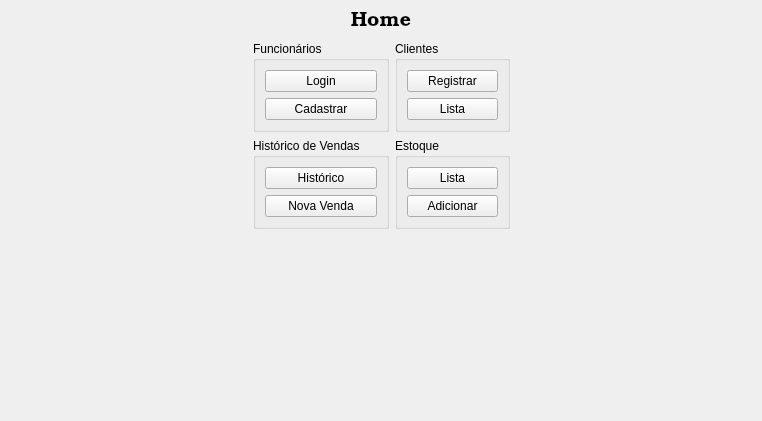
<?xml version="1.0" encoding="UTF-8"?>
<ui version="4.0">
 <class>Form</class>
 <widget class="QWidget" name="Form">
  <property name="geometry">
   <rect>
    <x>0</x>
    <y>0</y>
    <width>762</width>
    <height>421</height>
   </rect>
  </property>
  <property name="windowTitle">
   <string>Form</string>
  </property>
  <layout class="QVBoxLayout" name="verticalLayout_9">
   <item>
    <widget class="QLabel" name="label">
     <property name="font">
      <font>
       <family>Bookman Old Style</family>
       <pointsize>15</pointsize>
      </font>
     </property>
     <property name="text">
      <string>&lt;html&gt;&lt;head/&gt;&lt;body&gt;&lt;p align=&quot;center&quot;&gt;Home&lt;/p&gt;&lt;/body&gt;&lt;/html&gt;</string>
     </property>
    </widget>
   </item>
   <item>
    <layout class="QHBoxLayout" name="horizontalLayout">
     <item>
      <spacer name="horizontalSpacer">
       <property name="orientation">
        <enum>Qt::Horizontal</enum>
       </property>
       <property name="sizeHint" stdset="0">
        <size>
         <width>40</width>
         <height>20</height>
        </size>
       </property>
      </spacer>
     </item>
     <item>
      <layout class="QGridLayout" name="gridLayout">
       <item row="0" column="0">
        <widget class="QGroupBox" name="groupBox">
         <property name="title">
          <string>Funcionários</string>
         </property>
         <layout class="QVBoxLayout" name="verticalLayout_5">
          <item>
           <layout class="QVBoxLayout" name="verticalLayout">
            <item>
             <widget class="QPushButton" name="login">
              <property name="text">
               <string>Login</string>
              </property>
             </widget>
            </item>
            <item>
             <widget class="QPushButton" name="cadastro">
              <property name="text">
               <string>Cadastrar</string>
              </property>
             </widget>
            </item>
           </layout>
          </item>
         </layout>
        </widget>
       </item>
       <item row="0" column="1">
        <widget class="QGroupBox" name="groupBox_2">
         <property name="title">
          <string>Clientes</string>
         </property>
         <layout class="QVBoxLayout" name="verticalLayout_6">
          <item>
           <layout class="QVBoxLayout" name="verticalLayout_2">
            <item>
             <widget class="QPushButton" name="registro">
              <property name="minimumSize">
               <size>
                <width>91</width>
                <height>0</height>
               </size>
              </property>
              <property name="text">
               <string>Registrar</string>
              </property>
             </widget>
            </item>
            <item>
             <widget class="QPushButton" name="lista">
              <property name="text">
               <string>Lista</string>
              </property>
             </widget>
            </item>
           </layout>
          </item>
         </layout>
        </widget>
       </item>
       <item row="1" column="0">
        <widget class="QGroupBox" name="groupBox_4">
         <property name="title">
          <string>Histórico de Vendas</string>
         </property>
         <layout class="QVBoxLayout" name="verticalLayout_7">
          <item>
           <layout class="QVBoxLayout" name="verticalLayout_4">
            <item>
             <widget class="QPushButton" name="historic">
              <property name="text">
               <string>Histórico</string>
              </property>
             </widget>
            </item>
            <item>
             <widget class="QPushButton" name="nova_venda">
              <property name="text">
               <string>Nova Venda</string>
              </property>
             </widget>
            </item>
           </layout>
          </item>
         </layout>
        </widget>
       </item>
       <item row="1" column="1">
        <widget class="QGroupBox" name="groupBox_3">
         <property name="title">
          <string>Estoque</string>
         </property>
         <layout class="QVBoxLayout" name="verticalLayout_8">
          <item>
           <layout class="QVBoxLayout" name="verticalLayout_3">
            <item>
             <widget class="QPushButton" name="list">
              <property name="text">
               <string>Lista</string>
              </property>
             </widget>
            </item>
            <item>
             <widget class="QPushButton" name="editar">
              <property name="text">
               <string>Adicionar</string>
              </property>
             </widget>
            </item>
           </layout>
          </item>
         </layout>
        </widget>
       </item>
      </layout>
     </item>
     <item>
      <spacer name="horizontalSpacer_2">
       <property name="orientation">
        <enum>Qt::Horizontal</enum>
       </property>
       <property name="sizeHint" stdset="0">
        <size>
         <width>40</width>
         <height>20</height>
        </size>
       </property>
      </spacer>
     </item>
    </layout>
   </item>
   <item>
    <spacer name="verticalSpacer">
     <property name="orientation">
      <enum>Qt::Vertical</enum>
     </property>
     <property name="sizeHint" stdset="0">
      <size>
       <width>20</width>
       <height>180</height>
      </size>
     </property>
    </spacer>
   </item>
  </layout>
 </widget>
 <resources/>
 <connections/>
</ui>
